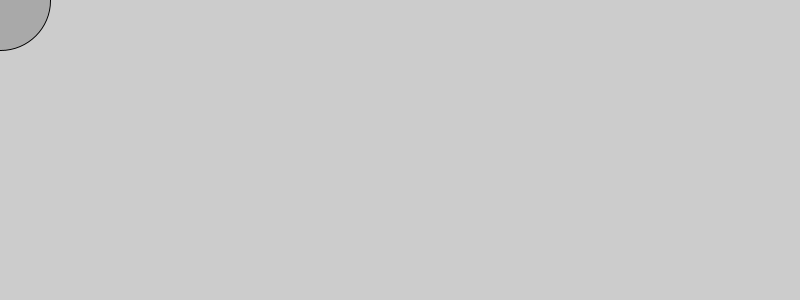
Frame 1 (no input)
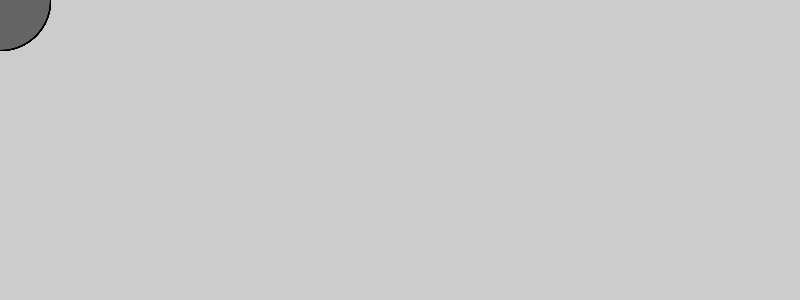
Frame 60 (the mouse pressed at the canvas centre just before this capture)
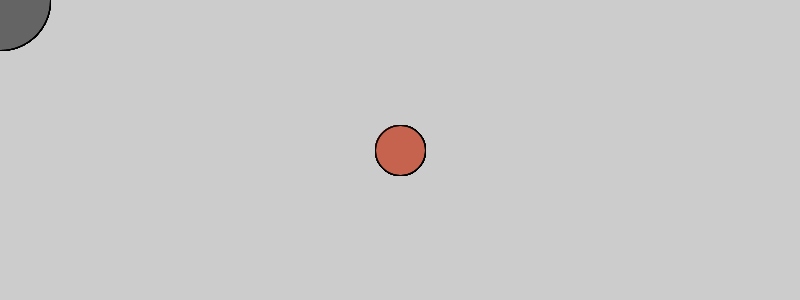
Frame 120 (the mouse held since frame 60 and released just before this capture)

The Processing sketch that drew these frames (run headless with seeded random() and noise(); from frame 60 on, the mouse is pressed at the canvas centre):

// Processing sketch: exe_02
// ── exe_02.pde
void setup(){
size(800,300);
}

void draw(){
  //background(255);
  if(mouseY <100){
     fill(100, 100, 100, 85);
     ellipse(mouseX, mouseY, 100, 100);    
  }else{
    fill(195, 97, 75, 60);
    ellipse(mouseX,mouseY,50,50);
    }//fim if 
}// fim draw
